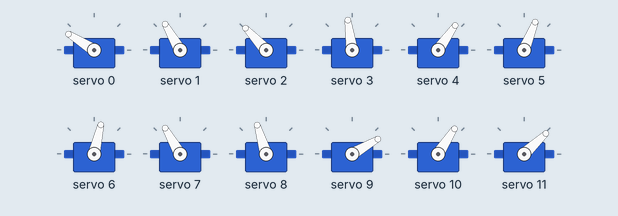
Bench run of a sketch on a simulated Arduino Uno, built with avr-gcc and run on an emulated ATmega328P. Shown: 12 × servo. What the sketch prints to the serial monitor is not drawn.

Above: at 1.05 s.
At 1.45 s:
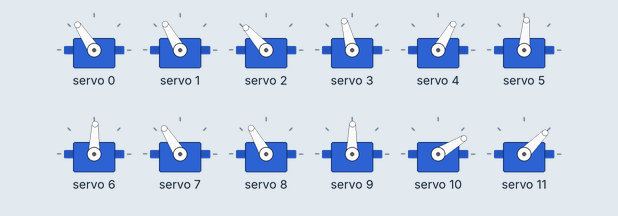
At 1.9 s:
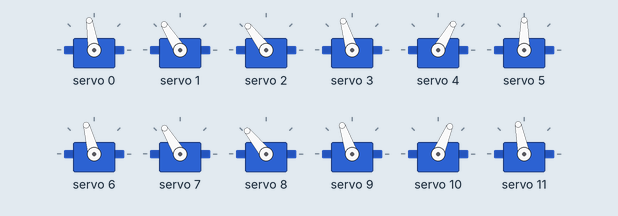
At 2.8 s:
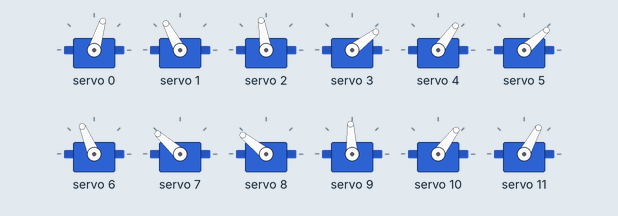
At 3.05 s:
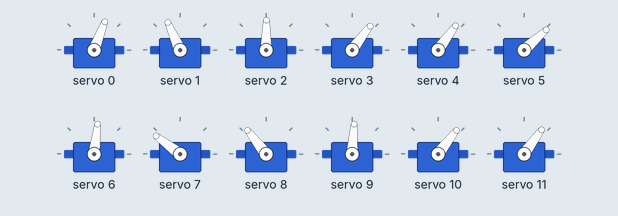
At 4.1 s:
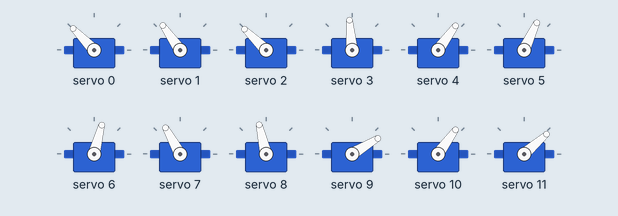
Timing chart, 0 to 8.3 s (numbered marks = the images above):
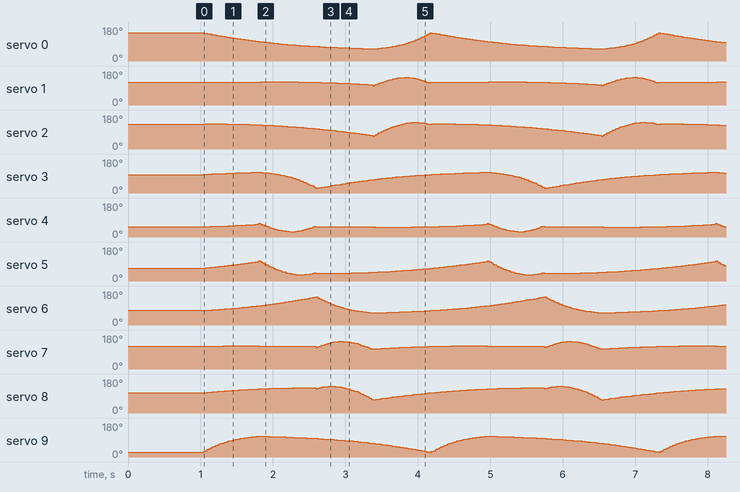

The sketch:

quad_robot_18102017_backup.ino
```cpp
#include <math.h>
#include <Wire.h>
#include <Adafruit_PWMServoDriver.h>

Adafruit_PWMServoDriver pwm = Adafruit_PWMServoDriver(0x40);

//servo specs
#define MIN_PULSE_WIDTH 400 //in micro seconds
#define MAX_PULSE_WIDTH 2400 //in micro seconds
#define FREQUENCY 50 //Hz

//robot dimensions
#define CoxaLength 20
#define FemurLength 70
#define TibiaLength 106

//servo naming
int Coxas[] = {0, 3, 6, 9};
int Femurs[] = {1, 4, 7, 10};
int Tibias[] = {2, 5, 8, 11};

int DegreeCoxas[4];
int DegreeFemurs[4];
int DegreeTibias[4];

//commands for direction and rotation of body
int dirX = 0;
int dirY = 0;
int dirZ = 0;
int rotZ = 0;

//x y z positions for next step
int nextX = 60;
int nextY = 60;
int NeutralZ = 70;
int nextZ = NeutralZ;

//x y positions for rotations
int nextX2;
int nextY2;

//leg index for walking gait incrementing each leg 128 steps in 1 cycle
unsigned int legIndex = 0;
//leg coordinates inverting
int WHATLEG_X = 0;
int WHATLEG_Y = 0;

//analog values for PWM sent to servo
int analog_value;
int ANALOG_MIN = 4095 / (20000 / MIN_PULSE_WIDTH);
int ANALOG_MAX = 4095 / (20000 / MAX_PULSE_WIDTH);

void setup() {
  Serial.begin(115200);
  pwm.begin();
  pwm.setPWMFreq(FREQUENCY);

  delay(1000);

  InverseKinematics(0, nextX, nextY, nextZ);
InverseKinematics(1, nextX, nextY, nextZ);
InverseKinematics(2, nextX, nextY, nextZ);
InverseKinematics(3, nextX, nextY, nextZ);

}

void loop() {
  ReceiveCommand();

  WHATLEG_X = 0;
  WHATLEG_Y = 0;
  WalkingCycle();
  Serial.print("Leg 0 coordinates : X:");
  Serial.print(nextX);
  Serial.print(" Y:");
  Serial.print(nextY);
  Serial.print(" Z:");
  Serial.println(nextZ);
  Serial.print("LegIndex0: ");
  Serial.println(legIndex);
  InverseKinematics(0, nextX, nextY, nextZ);

  legIndex = (legIndex + 31) % 128; //+31 for taking into account increment inside walking cycle
  WHATLEG_X = 1;
  WHATLEG_Y = 1;
  WalkingCycle();
  InverseKinematics(2, nextX, nextY, nextZ);

  legIndex = (legIndex + 31) % 128; //+31 for taking into account increment inside walking cycle
  WHATLEG_X = 1;
  WHATLEG_Y = 0;
  WalkingCycle();
  InverseKinematics(1, nextY, nextX, nextZ);

  legIndex = (legIndex + 31) % 128; //+31 for taking into account increment inside walking cycle
  WHATLEG_X = 0;
  WHATLEG_Y = 1;
  WalkingCycle();
  InverseKinematics(3, nextY, nextX, nextZ);

  legIndex = (legIndex + 32) % 128;

  pwm.setPWM(Coxas[0], 0, pulseWidthInverse(DegreeCoxas[0]));
  pwm.setPWM(Femurs[0], 0, pulseWidthInverse(DegreeFemurs[0]));
  pwm.setPWM(Tibias[0], 0, pulseWidthInverse(DegreeTibias[0]));
  pwm.setPWM(Coxas[1], 0, pulseWidthInverse(DegreeCoxas[1]));
  pwm.setPWM(Femurs[1], 0, pulseWidthNormal(DegreeFemurs[1]));
  pwm.setPWM(Tibias[1], 0, pulseWidthNormal(DegreeTibias[1]));
  pwm.setPWM(Coxas[2], 0, pulseWidthInverse(DegreeCoxas[2]));
  pwm.setPWM(Femurs[2], 0, pulseWidthInverse(DegreeFemurs[2]));
  pwm.setPWM(Tibias[2], 0, pulseWidthInverse(DegreeTibias[2]));
  pwm.setPWM(Coxas[3], 0, pulseWidthInverse(DegreeCoxas[3]));
  pwm.setPWM(Femurs[3], 0, pulseWidthNormal(DegreeFemurs[3]));
  pwm.setPWM(Tibias[3], 0, pulseWidthNormal(DegreeTibias[3]));
  delay(10);
  Serial.println();
}

//------------------------------------------------------------------------
void ReceiveCommand() { //walking command from controller
  //eventually analog inputs from controler. for now values from -100 to 100 in each direction
  dirX = 0; //+100 move right at high speed, -100 move left at high speed
  dirY = 100; //+100 move forward at high speed, -100 move backward at high speed
  dirZ = 0; //+100 body higher up to threshold, -100 body lower up to threshold
  rotZ = 0; //+100 rotate right at high speed, -100 rotate left at high speed
  Serial.println("Command");
}

//-------------------------------------------------------------------------
void WalkingCycle() { //define what step in each leg cycle and what position each leg has to take
  if (legIndex < 96) {
    if (dirX > 0 || 0 > dirX) {
      int StepLength = dirX;
      if (WHATLEG_X == 0) {
        StepLength = map(StepLength, -100, 100, -140, 140); //defining step length in mm
      }
      if (WHATLEG_X == 1) {
        StepLength = map(StepLength, -100, 100, 140, -140);
      }
      int StepX = legIndex * abs(StepLength) / 96; //giving x position in step length
      int StepMinPos = 60 - (StepLength / 2); //defining x coordinates of begining of step
      int StepMaxPos = 60 + (StepLength / 2); //defining x coordinates of end of step
      nextX = map (StepX, 0, abs(StepLength), StepMinPos, StepMaxPos); //new x position
    }
    if (dirY > 0 || 0 > dirY) {
      int StepLength = dirY;
      if (WHATLEG_Y == 0) {
        StepLength = map(StepLength, -100, 100, -140, 140); //defining step length in mm
      }
      if (WHATLEG_Y == 1) {
        StepLength = map(StepLength, -100, 100, 140, -140);
      }
      int StepY = legIndex * abs(StepLength) / 96; //giving y position in step length
      int StepMinPos = 60 - (StepLength / 2); //defining y coordinates of begining of step
      int StepMaxPos = 60 + (StepLength / 2); //defining y coordinates of end of step
      nextY = map (StepY, 0, abs(StepLength), StepMinPos, StepMaxPos); //new y position
    }
  }

  else if (96 <= legIndex) { //LEG LIFTING MOTION
    if (dirX > 0 || 0 > dirX) {
      int StepLength = dirX;
      if (WHATLEG_X == 0) {
        StepLength = map(StepLength, -100, 100, -140, 140); //defining step length in mm
      }
      if (WHATLEG_X == 1) {
        StepLength = map(StepLength, -100, 100, 140, -140);
      }
      int StepX = (legIndex - 96) * abs(StepLength) / 32; //giving x position in step length
      int StepMinPos = 60 + (StepLength / 2); //defining x coordinates of begining of step
      int StepMaxPos = 60 - (StepLength / 2); //defining x coordinates of end of step
      nextX = map (StepX, 0, abs(StepLength), StepMinPos, StepMaxPos); //new x position
    }
    if (dirY > 0 || 0 > dirY) {
      int StepLength = dirY;
      if (WHATLEG_Y == 0) {
        StepLength = map(StepLength, -100, 100, -140, 140); //defining step length in mm
      }
      if (WHATLEG_Y == 1) {
        StepLength = map(StepLength, -100, 100, 140, -140);
      }
      int StepY = (legIndex - 96) * abs(StepLength) / 32; //giving y position in step length
      int StepMinPos = 60 + (StepLength / 2); //defining y coordinates of begining of step
      int StepMaxPos = 60 - (StepLength / 2); //defining y coordinates of end of step
      nextY = map (StepY, 0, abs(StepLength), StepMinPos, StepMaxPos); //new y position
    }
  }

  int BodyHeight = dirZ;
  if (dirZ > 0 || 0 > dirZ) {
    BodyHeight = map(BodyHeight, -100, 100, -30, 30);
    nextZ = NeutralZ + BodyHeight; // Z COORDINATE TO SEND TO IK for
  }

  if (legIndex < 96) { // Z COORDINATE TO SEND TO IK for keeping leg on ground
    nextZ = NeutralZ + BodyHeight;
  }
  else if (96 <= legIndex && dirX != 0 || dirY != 0) {
    nextZ = 0.1 * sq(legIndex - 112) - 20 + (NeutralZ + BodyHeight); // Z COORDINATE TO SEND TO IK for lift parabola
  }

  /*
    if (rotZ > 0 || 0 > rotZ) {
      Serial.print("walking cycle rotZ ");
      Serial.println(rotZ);
      float RotSpeed = map_float(rotZ, -100, 100, -PI, PI);
      Serial.println(RotSpeed);
      float RotAngle = RotSpeed * 10 / 96; //defining micro angle steps
      Serial.println(RotAngle);
      float CurCoxaAngle = atan2(nextY, nextX); //coxa angle after translation movement
      Serial.println(CurCoxaAngle);
      float LegLength = sqrt(sq(nextX) + sq(nextY));
      Serial.println(LegLength);
      nextX2 = nextX + ((LegLength * cos(CurCoxaAngle + (RotAngle / 10))) - 60); // X COORDINATE TO SEND TO IK
      Serial.print("walking cycle nextX ROT ");
      Serial.println(nextX2);
      nextY2 = nextY + ((LegLength * sin(CurCoxaAngle + (RotAngle / 10))) - 60); // Y COORDINATE TO SEND TO IK
      Serial.print("walking cycle nextY ROT ");
      Serial.println(nextY2);
    }*/
  legIndex = (legIndex + 1) % 128; // individual leg indexes automatically update
}

float map_float(float val, float in_min, float in_max, float out_min, float out_max) {
  return (val - in_min) * (out_max - out_min) / (in_max - in_min) + out_min;
}

int pulseWidthNormal(int radian) {
  analog_value = map(radian, 0, 3141, ANALOG_MIN, ANALOG_MAX);
  return analog_value;
}

int pulseWidthInverse(int radian) {
  analog_value = map(radian, 3141, 0, ANALOG_MIN, ANALOG_MAX);
  return analog_value;
}

//-----------------------------------------------------------------------
void InverseKinematics(int numPatte, int x, int y, int z) { //inverse kinematics calculating next x y z position for each leg
  //--------------------------leg IK---------------------
  float CoxaAngle = atan2(y, x);
  float LegLength = sqrt(sq(x) + sq(y));
  float Hf = sqrt(sq(LegLength - CoxaLength) + sq(z));
  float A1 = atan2(LegLength - CoxaLength, z);
  float A2 = acos((sq(TibiaLength) - sq(FemurLength) - sq(Hf)) / (-2 * FemurLength * Hf));
  float FemurAngle = HALF_PI - (A1 + A2);
  float C1 = acos((sq(Hf) - sq(TibiaLength) - sq(FemurLength)) / (-2 * FemurLength * TibiaLength));
  float TibiaAngle = HALF_PI - C1;

  DegreeCoxas[numPatte] = (CoxaAngle + (HALF_PI / 2)) * 1000; //Coxa in radians x1000
  DegreeFemurs[numPatte] = (FemurAngle + (HALF_PI)) * 1000; //Femur in radians x1000
  DegreeTibias[numPatte] = ((HALF_PI) - TibiaAngle) * 1000; //Tibia in radians x1000
}
```
